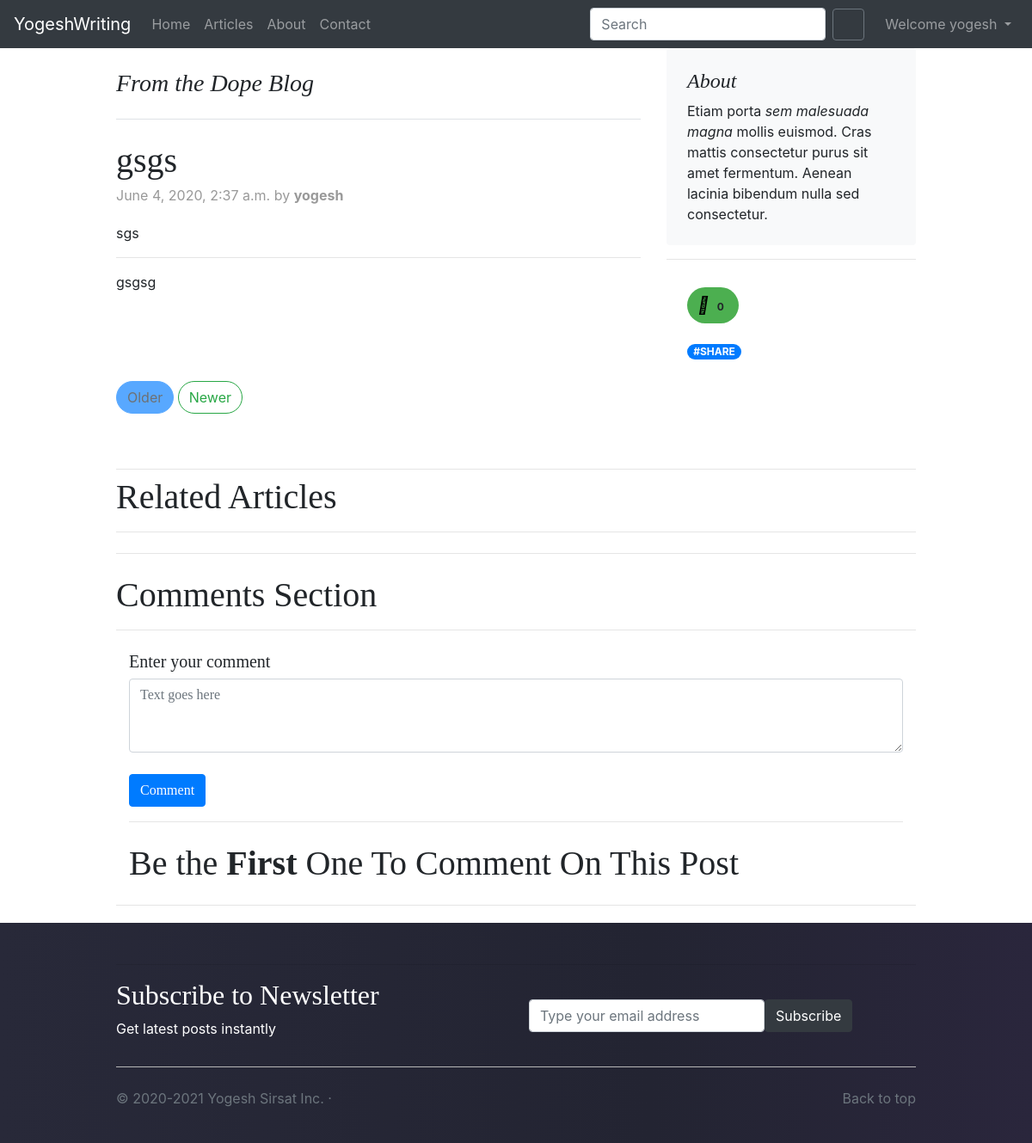
Page /post/35-gsgs (signed in) on the committed database.
### Dope_blog/models.py (models this page shows, shortened)
class Post(models.Model):
    topic = models.CharField(max_length=25, null=True)
    description = RichTextField(max_length=1000, blank=True, null=True)
    title = models.TextField(max_length=500)
    slug = models.SlugField(default='',editable=False,max_length=100,)
    created_by = models.ForeignKey(
        User, on_delete=models.CASCADE, related_name='posts', null=True)
    heading = models.ManyToManyField(
        Heading, related_name='posts', blank=True)
    subheading = models.ManyToManyField(
        Subheading, related_name='posts', blank=True)
    text = RichTextUploadingField(max_length=5000, null=True)
    thumbnail = models.ImageField('blog/images', null=True, blank=True)
    cover = models.ImageField('blog/images', null=True, blank=True)
    views = models.PositiveIntegerField(default=0)
    likes = models.ManyToManyField(User, blank=True)
    is_active = models.IntegerField(default=1,
                                    blank=True,
                                    null=True,
                                    help_text='1->Active, 0->Inactive',
                                    choices=(
                                        (1, 'Active'), (0, 'Inactive')
                                    ))
    timestamp = models.DateTimeField(auto_now_add=True)
    updated_on = models.DateTimeField(default=timezone.now,
                                      null=True,
                                      blank=True
                                      )
    def totalLikes(self):
        return self.likes.count()

### Dope_blog/views.py (the view)
# urls.py: path('post/<int:id>-<str:slug>', views.post, name='post'),
def post(request, id, slug):
    article = get_object_or_404(Post, pk=id)
    headings = article.heading.all()
    subheadings = article.subheading.all()
    relatedposts = Post.objects.filter(
        topic__icontains=article.topic).exclude(pk=id)
    comments = Comment.objects.filter(
        post=article, reply__isnull=True).order_by('-id')
    allposts = Post.objects.all()
    page = request.GET.get('page', 1)
    paginator = Paginator(allposts, 1)
    try:
        post = paginator.page(page)
    except PageNotAnInteger:
        post = paginator.page(1)
    except EmptyPage:
        post = paginator.page(paginator.num_pages)
    prev_slug = ''
    next_slug = ''
    if Post.objects.filter(id=id-1):
        if id-1 > 0:
            prev_slug = Post.objects.get(id=id-1).slug
    if Post.objects.filter(id=id-1):
        if id+1 <= allposts.count() :
            next_slug = Post.objects.get(id=id+1).slug
    form = EmailSignupForm()
    if request.method == 'POST':
        cform = CommentForm(request.POST or None)
        if cform.is_valid():
            comment = request.POST.get('comment')
            reply_id = request.POST.get('reply_id')
            reply_obj = None
            if reply_id:
                reply_obj = Comment.objects.get(id=reply_id)
            new_comment = cform.save(commit=False)
            new_comment.comment = comment
            new_comment.reply = reply_obj
            new_comment.post = article
            new_comment.commenter = request.user
            new_comment.save()
    else:
        cform = CommentForm()
    context = {
        'article': article,
        'headings': headings,
        'subheadings': subheadings,
        'relatedposts': relatedposts,
        'post': post,
        'comments': comments,
        'cform': cform,
        'totallikes' : article.totalLikes(),
        'form':form,
        'next_slug': next_slug,
        'prev_slug':prev_slug,
        }
    if request.is_ajax():
        html = render_to_string('Dope_blog/includes/comments.html', context, request=request)
        return JsonResponse({'form':html})
    return render(request, 'Dope_blog/post.html', context)

### Dope_blog/forms.py
class CommentForm(forms.ModelForm):
    comment = forms.CharField(label='',widget=forms.Textarea(attrs={'class':'form-control','placeholder':'Text goes here','rows':3,'cols':50}))
    class Meta:
        model = Comment
        fields = ('comment',)

### newsletter/forms.py
class EmailSignupForm(forms.ModelForm):
    email = forms.EmailField(widget=forms.TextInput(attrs={
        "type": "email",
        "name": "email",
        "id": "email",
        "class":"form-control",
        "placeholder": "Type your email address",
    }), label="")
    class Meta:
        model = Signup
        fields = ('email', )

### templates/Dope_blog/post.html (shortened to what this page needs)
{% extends 'Dope_blog/base.html' %}
{% load social_share %}
{% load form_tags widget_tweaks %}
{% load widget_tweaks %}
{% load crispy_forms_tags %}
{% load static %}
{% block stylesheet %}
<link href="{% static 'Dope_blog/css/post.css' %}" rel="stylesheet">
<link href="{% static 'Dope_blog/css/home.css' %}" rel="stylesheet">
{% endblock %}
{% block body %}
<body>
    <main role="main" class="container">
        <div class="row">
            <div class="col-md-8 blog-main">
                <h3 class="pb-4 mb-4 mt-4 font-italic border-bottom">
                    From the Dope Blog
                </h3>
                <div class="blog-post" style="word-wrap: break-word;">
                    <h2 class="blog-post-title">{{article.title}}</h2>
                    <p class="blog-post-meta">{{article.timestamp}} by <strong>{{article.created_by}}</strong></p>
                    {% if article.description %}
                    <p>{{article.description|safe}}</p>
                    {% endif %}
                    <hr>
                    <p>{{article.text|safe}}</p>
                </div>
            </div>
            <aside class="col-md-4 blog-sidebar">
                <div class="p-4 mb-3 bg-light rounded">
                    <h4 class="font-italic">About</h4>
                    <p class="mb-0">Etiam porta <em>sem malesuada magna</em> mollis euismod. Cras mattis consectetur purus sit amet fermentum. Aenean lacinia bibendum nulla sed consectetur.</p>
                </div>
                <hr class="mb-2">
                <div class="p-4">
                    <div id="post-likes-content">
                        {% include 'Dope_blog/articlelikes.html' %}
                    </div>
                    <span class="badge badge-pill badge-primary mt-4">#SHARE</span>
                </div>
            </aside>
        </div>
        <div>
            {% if post.has_other_pages %}
            <nav class="blog-pagination">
                {% if post.has_previous %}
                <a class="btn btn-outline-primary" href="{{post.previous_page_number }}-{{prev_slug}}">Older</a>
                {% else %}
                <a class="btn btn-primary disabled">Older</a>
                {% endif %}
                {% if post.has_next %}
                <a class="btn btn-outline-success" href="{{post.next_page_number }}-{{next_slug}}" aria-disabled="true">Newer</a>
                {% else %}
                <a class="btn btn-success disabled">Newer</a>
                {% endif %}
            </nav>
            {% endif %}
        </div>
        <hr class="mb-2">
        <h1>Related Articles</h1>
        <hr class="mb-4">
        <hr class="mb-4">
        <h1 class="display 4">Comments Section<h1>
                <hr class="mb-4">
                <div class="main-comment-section">
                    {% include 'Dope_blog/includes/comments.html' %}
                </div>
                  <hr class="mt-4">
    </main>
</body>
{% endblock body %}
{% block footer %}
    <footer class="footer ">
        <div class="wrapper">
        <div class="container">
        <hr class="mt-4">
        <div class="row">
            <div class="col-md-6">
                <h2 style="color: #ffffff">Subscribe to Newsletter</h2>
                <p class="text-big" style="color: #ffffff">Get latest posts instantly</p>
            </div>
                <form action="{% url 'email-list-signup' %}" class="form-inline col-md-6 " method="POST">
                    <div class="form-group ">
                        {{form.as_table}}
                     <button type="submit" class="btn btn-dark">Subscribe</button>
                    </div>
                </form>
        </div>
     <hr class="mb-4" style="background-color: #ccc;" >
        <p class="float-right"><a class="text-secondary" href="#">Back to top</a></p>
        <p class="text-secondary">&copy; 2020-2021 Yogesh Sirsat Inc. &middot;</p>
      </div>
       </div>
    </footer>
{% endblock %}

### templates/Dope_blog/base.html (shortened to what this page needs)
{% load static %}
{% load social_share %}
{% load form_tags widget_tweaks %}
{% load widget_tweaks %}
{% load crispy_forms_tags %}
<!doctype html>
<html lang="en">
<head>
</head>
<link rel="stylesheet" href="{% static '/Dope_blog/css/bootstrap.min.css' %}">
<link href="{% static '/Dope_blog/css/formvalidation.css' %}" rel="stylesheet">
{% block stylesheet %}{% endblock %}
<nav class="navbar navbar-expand-md navbar-dark {% block navbarclass %}{% endblock %} bg-dark">
    <a class="navbar-brand" href="/">YogeshWriting</a>
    <div class="collapse navbar-collapse" id="navbarCollapse">
        <ul class="navbar-nav mr-auto">
            <li class="nav-item {% block homeactive %} {% endblock homeactive %}">
                <a class="nav-link" href="/">Home</a>
            </li>
            <li class="nav-item {% block articleactive %} {% endblock articleactive %}">
                <a class="nav-link" href="/articles/all">Articles</a>
            </li>
            <li class="nav-item {% block aboutactive %} {% endblock aboutactive %}">
                <a class="nav-link" href="/about">About</a>
            </li>
            <li class="nav-item {% block contactactive %} {% endblock contactactive %}">
                <a class="nav-link" href="/contact">Contact</a>
            </li>
        </ul>
        <form method="get" action="/search" class="form-inline mt-2 mt-md-0 mr-3">{% csrf_token %}
            <input class="form-control mr-sm-2" type="text" name="query" placeholder="Search" aria-label="Search" required>
            <button type="submit" class="btn btn-outline-secondary" style="height:37px;width:37px"></button>
        </form>
        {% if user.is_authenticated %}
        <div class="btn-group">
             <ul class="navbar-nav">
            <li class="nav-item {% block accountactive %} {% endblock accountactive %}">
            <a  class="nav-link dropdown-toggle" data-toggle="dropdown" aria-haspopup="true" aria-expanded="false" >
                Welcome {{request.user}}
            </a>
             </li>
              </ul>
        </div>
        {% endif %}
    </div>
</nav>
{% block body %}{% endblock body %}
{% block footer %}{% endblock %}
</html>

### static/Dope_blog/css/formvalidation.css (style rules this page uses)
.container { max-width: 960px; }

### static/Dope_blog/css/post.css (style rules this page uses)
h1, h2, h3, h4, h5, h6 { font-family: "Playfair Display", Georgia, "Times New Roman", serif; }
.blog-pagination { margin-bottom: 4rem; }
.blog-pagination>.btn { border-radius: 2rem; }
.blog-post { margin-bottom: 4rem; }
.blog-post-title { margin-bottom: .25rem; font-size: 2.5rem; }
.blog-post-meta { margin-bottom: 1.25rem; color: #999; }

### static/Dope_blog/css/home.css (style rules this page uses)
.wrapper { min-height:100%; padding:2%; display:flex; flex-direction:column; }
footer { margin-top:20px; position:relative; flex-grow:2; background: rgb(40,41,57); background: linear-gradient(90deg, rgba(40,41,57,1) 0%, rgba(35,36,50,1) 63%, rgba(42,38,60,1) 100%); }

### rows in the picture
Post: title "gsgs", timestamp "June 4, 2020, 2:37 a.m.", created_by "yogesh", description "sgs", text "gsgsg"

### other values in the picture
{{ request.user }} "yogesh"
{{ totallikes }} "0"
